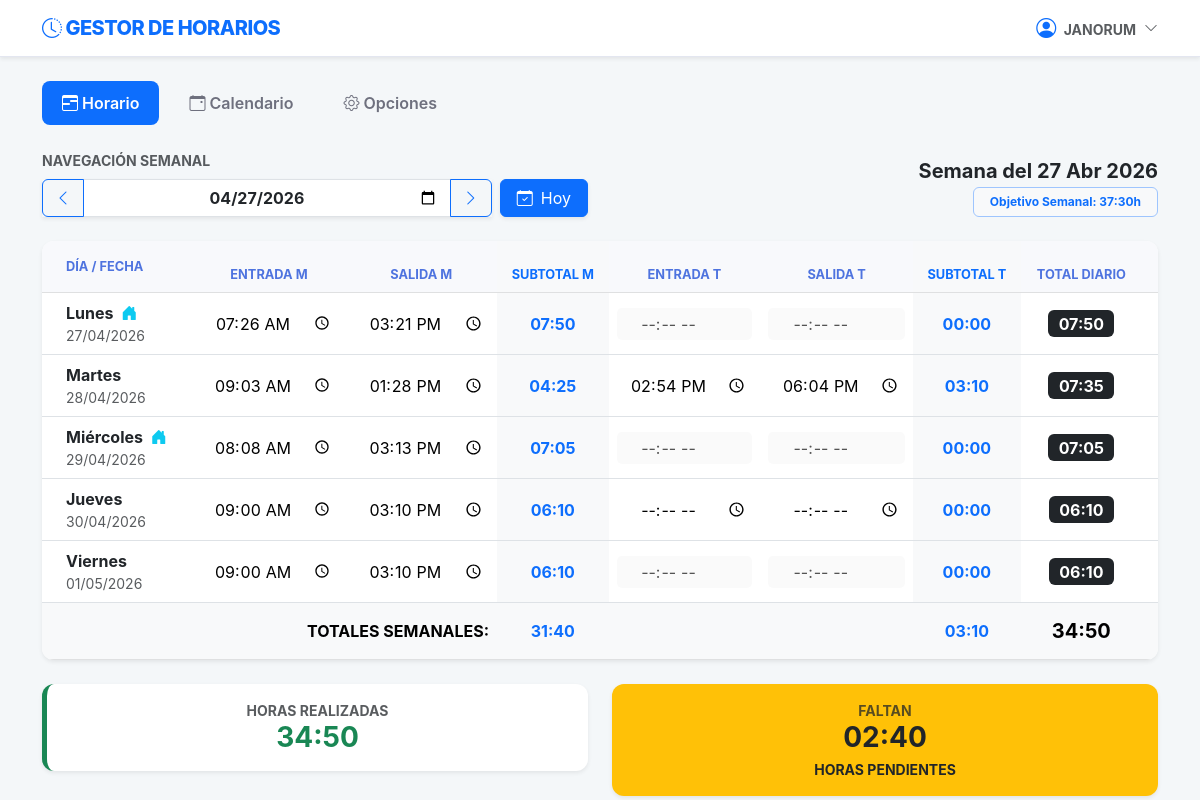
/horario/?fecha=2026-04-27 (signed in), run on the app's committed database.
### apps/horario/models.py (models this page shows, shortened)
class RegistroDiario(models.Model):
    usuario = models.ForeignKey(User, on_delete=models.CASCADE, related_name='registros_diarios')
    fecha = models.DateField()
    m_in = models.TimeField(null=True, blank=True)
    m_out = models.TimeField(null=True, blank=True)
    t_in = models.TimeField(null=True, blank=True)
    t_out = models.TimeField(null=True, blank=True)
    categoria = models.CharField(max_length=50, null=True, blank=True)
    es_teletrabajo = models.BooleanField(default=False)
    es_periodo_especial = models.BooleanField(default=False)
    horas_m = models.FloatField(default=0.0)
    horas_t = models.FloatField(default=0.0)
    class Meta:
        ordering = ['-fecha']
        unique_together = ['usuario', 'fecha']

### apps/horario/views.py (the view)
# urls.py: path('', HorarioSemanalView.as_view(), name='ver_horario'),
class HorarioSemanalView(LoginRequiredMixin, View):
    template_name = 'horario/horario.html'
    def get(self, request, *args, **kwargs):
        fecha_str = request.GET.get('fecha')
        fecha_ref = datetime.strptime(fecha_str, '%Y-%m-%d').date() if fecha_str else date.today()
        datos_semana = HorarioService.obtener_datos_semana(fecha_ref, usuario=request.user)
        lunes = datos_semana['lunes']
        fecha_anterior = lunes - timedelta(days=7)
        fecha_posterior = lunes + timedelta(days=7)
        festivos_oficiales = holidays.CountryHoliday('ES', prov='GA', years=fecha_ref.year)
        total_semanal_decimal = 0.0
        for dia in datos_semana.get('dias', []):
            fecha_dia = dia['fecha']
            reg = dia['reg']
            dia_semana_num = str(fecha_dia.isoweekday())
            evento_calendario = EventoCalendario.objects.filter(usuario=request.user, fecha=fecha_dia).first()
            festivo_recurrente = FestivoEspecial.objects.filter(usuario=request.user, dia=fecha_dia.day, mes=fecha_dia.month).first()
            nombre_oficial = festivos_oficiales.get(fecha_dia)
            if nombre_oficial or evento_calendario or festivo_recurrente:
                config = HorarioService.obtener_config_por_fecha(request.user, fecha_dia)
                horas_festivo = getattr(config, 'horas_festivo', 7.5)
                horas_str = HorarioService.decimal_a_hhmm(horas_festivo)
                dia['es_festivo'] = True
                if evento_calendario:
                    dia['tipo_evento'] = evento_calendario.get_tipo_display()
                    dia['descripcion_evento'] = evento_calendario.descripcion or "Evento registrado en calendario"
                elif festivo_recurrente:
                    dia['tipo_evento'] = festivo_recurrente.nombre
                    dia['descripcion_evento'] = "Festivo recurrente configurado"
                else:
                    dia['tipo_evento'] = CalendarioService.traducir_festivo(nombre_oficial)
                    dia['descripcion_evento'] = "Festivo oficial"
                dia['total_m_str'], dia['total_t_str'], dia['total_dia_str'] = horas_str, "00:00", horas_str
                dia['alertas'], dia['incumple'], dia['tiene_tarde'] = [], False, False
            else:
                dia['es_festivo'] = False
                config = HorarioService.obtener_config_por_fecha(request.user, fecha_dia)
                raw_dias = getattr(config, 'dias_obligatorios_tarde', "")
                lista_tardes = [d.strip() for d in str(raw_dias).split(',') if d.strip()]
                dia['tiene_tarde'] = dia_semana_num in lista_tardes
                if not (reg.m_in or reg.m_out or reg.t_in or reg.t_out):
                    defaults = self._obtener_defaults(request.user, config, int(dia_semana_num))
                    if defaults:
                        reg.m_in, reg.m_out = defaults.m_in, defaults.m_out
                        reg.t_in, reg.t_out = defaults.t_in, defaults.t_out
                h_m, h_t = HorarioService.calcular_horas_reales(reg, config, fecha_dia)
                dia['alertas'], dia['incumple'] = HorarioService.validar_registro(reg, config)
                dia['total_m_str'] = HorarioService.decimal_a_hhmm(h_m)
                dia['total_t_str'] = HorarioService.decimal_a_hhmm(h_t)
                dia['total_dia_str'] = HorarioService.decimal_a_hhmm(h_m + h_t)
                dia['config_nombre'] = config.nombre if isinstance(config, HorarioEspecial) else "Horario Base"
            total_semanal_decimal += HorarioService.hhmm_a_decimal(dia['total_dia_str'])
        objetivo = HorarioService.obtener_objetivo_semanal(request.user)
        datos_semana['totales_semanales']['total'] = HorarioService.decimal_a_hhmm(total_semanal_decimal)
        datos_semana['faltan_str'] = HorarioService.decimal_a_hhmm(max(0, objetivo - total_semanal_decimal))
        datos_semana['cumple'] = total_semanal_decimal >= objetivo
        context = {
            **datos_semana,
            'fecha_ref': fecha_ref,
            'fecha_hoy': date.today(),
            'fecha_anterior': fecha_anterior.strftime('%Y-%m-%d'),
            'fecha_posterior': fecha_posterior.strftime('%Y-%m-%d'),
            'config': ConfiguracionHorario.objects.get_or_create(usuario=request.user)[0],
        }
        return render(request, self.template_name, context)
    def _obtener_defaults(self, usuario, config, dia_sem):
        if isinstance(config, HorarioEspecial):
            return DiaHorarioEspecial.objects.filter(periodo=config, dia_semana=dia_sem).first()
        return HorarioDefecto.objects.filter(usuario=usuario, dia_semana=dia_sem).first()

### apps/horario/templates/horario/horario.html (shortened to what this page needs)
{% extends "base.html" %}
{% block content %}
<div class="row mb-4 align-items-end">
    <div class="col-md-6">
        <label class="form-label small fw-bold text-muted text-uppercase">Navegación Semanal</label>
        <form id="form-fecha" method="GET" class="d-flex gap-2">
            <div class="input-group shadow-sm">
                <a href="?fecha={{ fecha_anterior }}" class="btn btn-outline-primary d-flex align-items-center" title="Semana anterior">
                    <i class="bi bi-chevron-left"></i>
                </a>
                <input type="date" name="fecha" id="input-fecha" class="form-control text-center fw-bold"
                       value="{{ fecha_ref|date:'Y-m-d' }}" onchange="this.form.submit()">
                <a href="?fecha={{ fecha_posterior }}" class="btn btn-outline-primary d-flex align-items-center" title="Semana siguiente">
                    <i class="bi bi-chevron-right"></i>
                </a>
            </div>
            <a href="?fecha={{ fecha_hoy|date:'Y-m-d' }}" class="btn btn-primary shadow-sm d-flex align-items-center px-3" title="Ir a hoy">
                <i class="bi bi-calendar-check me-2"></i> Hoy
            </a>
        </form>
    </div>
    <div class="col-md-6 text-end">
        <h5 class="fw-bold text-dark mb-1">Semana del {{ lunes|date:"d M Y" }}</h5>
        <span class="badge bg-light text-primary border border-primary-subtle px-3 py-2">
            Objetivo Semanal: <span id="val-objetivo" class="fw-bold">{{ obj_sem_str }}</span>h
        </span>
    </div>
</div>
<div class="row">
    <div class="col-12">
        <div class="card shadow-sm border-0 overflow-hidden">
            <div class="table-responsive">
                <table class="table mb-0 align-middle text-center" id="tabla-horarios">
                    <thead class="table-light">
                        <tr>
                            <th class="text-start ps-4 py-3">Día / Fecha</th>
                            <th>Entrada M</th><th>Salida M</th>
                            <th class="bg-light text-primary">Subtotal M</th>
                            <th>Entrada T</th><th>Salida T</th>
                            <th class="bg-light text-primary">Subtotal T</th>
                            <th class="pe-4">Total Diario</th>
                        </tr>
                    </thead>
                    <tbody>
                        {% for item in dias %}
                        <tr class="row-dia {% if item.es_festivo %}fila-festivo{% endif %}"
                            data-fecha="{{ item.fecha|date:'Y-m-d' }}"
                            data-nombre="{{ item.nombre }}"
                            data-festivo="{{ item.es_festivo|yesno:'true,false' }}"
                            data-teletrabajo="{{ item.es_teletrabajo|yesno:'true,false' }}"
                            data-tiene-tarde="{{ item.tiene_tarde|yesno:'true,false' }}">
                            <td class="text-start ps-4">
                                <div class="fw-bold text-dark">{{ item.nombre }}
                                    {% if item.es_teletrabajo %}<i class="bi bi-house-door-fill text-info ms-1" title="Teletrabajo"></i>{% endif %}
                                </div>
                                <div class="small text-muted">{{ item.fecha|date:"d/m/Y" }}</div>
                            </td>
                            {% if item.es_festivo %}
                                <td colspan="2" class="text-center">
                                    <div class="d-flex flex-column align-items-center justify-content-center">
                                        <span class="badge bg-danger bg-opacity-10 text-danger border border-danger border-opacity-25 px-3 py-1 fw-bold">
                                            {{ item.tipo_evento|upper }}
                                        </span>
                                        {% if item.descripcion_evento %}
                                            <small class="text-muted mt-1 fst-italic" style="font-size: 0.75rem;">
                                                {{ item.descripcion_evento }}
                                            </small>
                                        {% endif %}
                                    </div>
                                </td>
                                <td class="bg-light fw-bold text-primary celda-valor-festivo">{{ item.total_m_str }}</td>
                                <td colspan="2" class="text-muted small">-</td>
                                <td class="bg-light fw-bold text-primary">00:00</td>
                            {% else %}
                                <td><input type="time" name="m_in" class="time-input input-val w-100 text-center border-0 bg-transparent" value="{{ item.reg.m_in|time:'H:i' }}"></td>
                                <td><input type="time" name="m_out" class="time-input input-val w-100 text-center border-0 bg-transparent" value="{{ item.reg.m_out|time:'H:i' }}"></td>
                                <td class="bg-light fw-bold text-primary subtotal-m-celda">00:00</td>
                                <td>
                                    <input type="time" name="t_in" class="time-input input-val w-100 text-center border-0 {% if not item.tiene_tarde %}input-disabled{% else %}bg-transparent{% endif %}"
                                           value="{{ item.reg.t_in|time:'H:i' }}" {% if not item.tiene_tarde %}disabled{% endif %}>
                                </td>
                                <td>
                                    <input type="time" name="t_out" class="time-input input-val w-100 text-center border-0 {% if not item.tiene_tarde %}input-disabled{% else %}bg-transparent{% endif %}"
                                           value="{{ item.reg.t_out|time:'H:i' }}" {% if not item.tiene_tarde %}disabled{% endif %}>
                                </td>
                                <td class="bg-light fw-bold text-primary subtotal-t-celda">00:00</td>
                            {% endif %}
                            <td class="pe-4">
                                <span class="badge bg-dark fs-6 total-dia-celda">00:00</span>
                            </td>
                        </tr>
                        {% endfor %}
                    </tbody>
                    <tfoot class="table-light border-top">
                        <tr class="fw-bold text-dark">
                            <td colspan="3" class="text-end py-3">TOTALES SEMANALES:</td>
                            <td class="text-primary" id="footer-total-m">00:00</td>
                            <td colspan="2"></td>
                            <td class="text-primary" id="footer-total-t">00:00</td>
                            <td class="pe-4 fs-5" id="footer-total-gen">00:00</td>
                        </tr>
                    </tfoot>
                </table>
            </div>
        </div>
        <div class="row mt-4">
            <div class="col-md-6">
                <div class="card p-3 border-start border-success border-5 shadow-sm text-center">
                    <small class="text-muted text-uppercase fw-bold">Horas Realizadas</small>
                    <div class="h3 fw-bold mb-0 text-success" id="kpi-realizado">00:00</div>
                </div>
            </div>
            <div class="col-md-6">
                <div id="kpi-status-card" class="card p-3 shadow-sm border-0 text-center h-100 d-flex flex-column justify-content-center transition-all">
                    <small id="kpi-label-dif" class="text-uppercase fw-bold opacity-75">Diferencia</small>
                    <div class="h3 fw-bold mb-0" id="kpi-diferencia">00:00</div>
                    <div class="small fw-bold text-uppercase mt-1" id="kpi-status-text">HORAS PENDIENTES</div>
                </div>
            </div>
        </div>
    </div>
</div>
{% endblock %}

### templates/base.html (shortened to what this page needs)
<!DOCTYPE html>
<html lang="es">
<head>
    <link href="https://cdn.jsdelivr.net/npm/bootstrap@5.3.0/dist/css/bootstrap.min.css" rel="stylesheet">
    <link rel="stylesheet" href="https://cdn.jsdelivr.net/npm/bootstrap-icons@1.11.0/font/bootstrap-icons.css">
</head>
<body>
<nav class="navbar navbar-expand-lg navbar-light mb-4 shadow-sm">
    <div class="container">
        <a class="navbar-brand" href="{% if user.is_authenticated %}{% url 'horario:ver_horario' %}{% else %}{% url 'login' %}{% endif %}">
            <i class="bi bi-clock-history"></i> GESTOR DE HORARIOS
        </a>
        <div class="ms-auto d-flex align-items-center">
            {% if user.is_authenticated %}
                <div class="dropdown user-dropdown">
                    <a class="dropdown-toggle d-flex align-items-center text-muted" id="userMenu" data-bs-toggle="dropdown" aria-expanded="false">
                        <span class="small fw-bold text-uppercase me-2">
                            <i class="bi bi-person-circle text-primary fs-5 me-1"></i> {{ user.username }}
                        </span>
                        <i class="bi bi-chevron-down small"></i>
                    </a>
                </div>
            {% else %}
                <a href="{% url 'login' %}" class="btn btn-sm btn-primary fw-bold px-4">ENTRAR</a>
            {% endif %}
        </div>
    </div>
</nav>
<div class="container">
    {% if user.is_authenticated %}
    <ul class="nav nav-tabs mb-4" id="mainTabs">
        <li class="nav-item">
            <a class="nav-link {% if request.resolver_match.app_name == 'horario' %}active{% endif %}"
               href="{% url 'horario:ver_horario' %}">
               <i class="bi bi-calendar3-range"></i> Horario
            </a>
        </li>
        <li class="nav-item">
            <a class="nav-link {% if request.resolver_match.app_name == 'calendario' %}active{% endif %}"
               href="{% url 'calendario:ver_calendario' %}">
               <i class="bi bi-calendar-event"></i> Calendario
            </a>
        </li>
        <li class="nav-item">
            <a class="nav-link {% if request.resolver_match.app_name == 'opciones' and request.resolver_match.url_name != 'perfil' %}active{% endif %}"
               href="{% url 'opciones:main' %}">
                <i class="bi bi-gear"></i> Opciones
            </a>
        </li>
    </ul>
    {% endif %}
    {% block content %}{% endblock %}
</div>
</body>
</html>

### data on the page
RegistroDiario: nombre "Lunes", fecha "27/04/2026", m_in "07:26", m_out "15:21"
RegistroDiario: nombre "Martes", fecha "28/04/2026", m_in "09:03", m_out "13:28", t_in "14:54", t_out "18:04"
RegistroDiario: nombre "Miércoles", fecha "29/04/2026", m_in "08:08", m_out "15:13"
RegistroDiario: nombre "Jueves", fecha "30/04/2026", m_in "09:00", m_out "15:10"
RegistroDiario: nombre "Viernes", fecha "01/05/2026", m_in "09:00", m_out "15:10"

### other printed values
{{ user.username }} "JANORUM"
{{ lunes|date:"d M Y" }} "27 Abr 2026"
{{ obj_sem_str }} "37:30"
